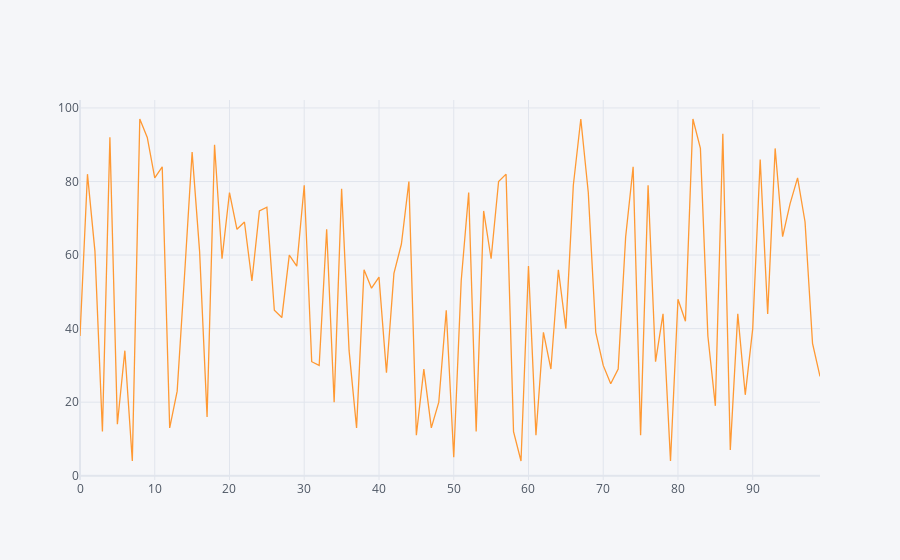

Notebook source saved alongside this figure:
### Code cell
df1.iplot()

### Figure 1 — Plotly figure (JSON) as saved in the notebook; plotly's stock layout.template omitted (floating-point values rounded to 4 significant figures)
{"data": [{"line": {"color": "rgba(255, 153, 51, 1.0)", "dash": "solid", "shape": "linear", "width": 1.3}, "mode": "lines", "name": "0", "text": "", "type": "scatter", "x": [0, 1, 2, 3, 4, 5, 6, 7, 8, 9, 10, 11, 12, 13, 14, 15, 16, 17, 18, 19, 20, 21, 22, 23, 24, 25, 26, 27, 28, 29, 30, 31, 32, 33, 34, 35, 36, 37, 38, 39, 40, 41, 42, 43, 44, 45, 46, 47, 48, 49, 50, 51, 52, 53, 54, 55, 56, 57, 58, 59, 60, 61, 62, 63, 64, 65, 66, 67, 68, 69, 70, 71, 72, 73, 74, 75, 76, 77, 78, 79, 80, 81, 82, 83, 84, 85, 86, 87, 88, 89, 90, 91, 92, 93, 94, 95, 96, 97, 98, 99], "y": [38, 82, 61, 12, 92, 14, 34, 4, 97, 92, 81, 84, 13, 23, 55, 88, 61, 16, 90, 59, 77, 67, 69, 53, 72, 73, 45, 43, 60, 57, 79, 31, 30, 67, 20, 78, 34, 13, 56, 51, 54, 28, 55, 63, 80, 11, 29, 13, 20, 45, 5, 53, 77, 12, 72, 59, 80, 82, 12, 4, 57, 11, 39, 29, 56, 40, 79, 97, 77, 39, 30, 25, 29, 65, 84, 11, 79, 31, 44, 4, 48, 42, 97, 89, 38, 19, 93, 7, 44, 22, 40, 86, 44, 89, 65, 74, 81, 69, 36, 27]}], "layout": {"legend": {"bgcolor": "#F5F6F9", "font": {"color": "#4D5663"}}, "paper_bgcolor": "#F5F6F9", "plot_bgcolor": "#F5F6F9", "title": {"font": {"color": "#4D5663"}}, "xaxis": {"gridcolor": "#E1E5ED", "showgrid": true, "tickfont": {"color": "#4D5663"}, "title": {"font": {"color": "#4D5663"}, "text": ""}, "zerolinecolor": "#E1E5ED"}, "yaxis": {"gridcolor": "#E1E5ED", "showgrid": true, "tickfont": {"color": "#4D5663"}, "title": {"font": {"color": "#4D5663"}, "text": ""}, "zerolinecolor": "#E1E5ED"}}}
